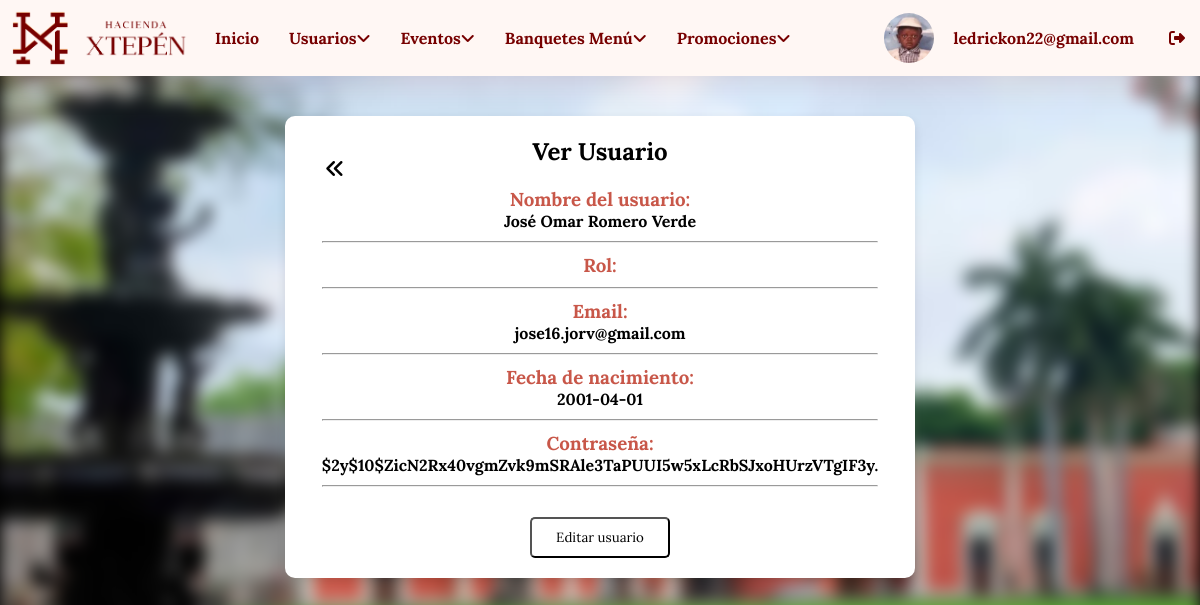
Page /login/ver.php?id=1 (signed in) on the committed database.
### tables this page shows
CREATE TABLE `usuarios` (
  `id_usuario` int(11) NOT NULL,
  `nombre_completo` varchar(100) DEFAULT NULL,
  `roles` varchar(50) NOT NULL,
  `email` varchar(50) DEFAULT NULL,
  `contrasena` varchar(255) DEFAULT NULL,
  `fecha_nacimiento` date DEFAULT NULL,
  `foto` varchar(255) DEFAULT NULL,
  `acc` int(11) NOT NULL
);

### login/ver.php (the view, shortened to what this page needs)
<!DOCTYPE html>
<html lang="es">
<head>
    <link rel="stylesheet" href="styles/stylever.css">
</head>
<body>
    <?php include "menu.php"?>
    <div class="container">
        <br>
    <div class="information">
        <h2>Ver Usuario</h2>
        <br>
        <a class="back" href="dashboard_usuarios.php?id=<?php echo $id_usuario; ?>"><i class="fa-solid fa-angles-left"></i></a>
        <?php
        require "conexion.php";
        $id_usuario = $_GET['id'];
        $verusuario = "SELECT * FROM usuarios WHERE id_usuario = '$id_usuario'";
        $resultado = mysqli_query($conectar, $verusuario);
        $fila = $resultado -> fetch_array();
        ?>
        <div class="contenedor_usuario">
            <h3>Nombre del usuario:</h3>
            <h4><?php echo $fila["nombre_completo"];?></h4>
            <hr>
            <h3>Rol:</h3>
            <hr>
            <h3>Email:</h3>
            <h4><?php echo $fila["email"];?></h4>
            <hr>
            <h3>Fecha de nacimiento:</h3>
            <h4><?php echo $fila["fecha_nacimiento"];?></h4>
            <hr>
            <h3>Contraseña:</h3>
            <h4><?php echo $fila["contrasena"];?></h4>
            <hr>
            <br>
            <a href="editar_usuario.php?id=<?php echo $fila['id_usuario']; ?>"><button class="btn2">Editar usuario</button></a>
        </div>
    </div>
</div>
</body>
</html>

### login/menu.php (shortened to what this page needs)
<?php
$usuario = $_SESSION['username'];
require "conexion.php";
$id_usuario = $_SESSION['id_usuario'];
$verusuario = "SELECT * FROM usuarios WHERE id_usuario = '$id_usuario'";
$resultado = mysqli_query($conectar, $verusuario);
$fila = $resultado -> fetch_array();
?>
<!DOCTYPE html>
<html lang="en">
<head>
    <link rel="stylesheet" href="styles/stylenavbar.css">
</head>
<body>
    <div class="container">
        <div class="tutorial">
            <ul>
                <div class="left-items">
                    <figure class="logo-left">
                        <img src="imagenes/xtepen-logo-750.gif" alt="">
                    </figure>
                    <li><a href="panel_administrativo.php">Inicio</a></li>
                    <li><a href="dashboard_usuarios.php">Usuarios<i class="fa fa-angle-down"></i>
                    </li>
                    <li><a href="dashboard_eventos.php">Eventos<i class="fa fa-angle-down"></i>
                    </li>
                    <li><a href="dashboard_banquetes.php">Banquetes Menú<i class="fa fa-angle-down"></i>
                    </li>
                    <li><a href="dashboard_promociones.php">Promociones<i class="fa fa-angle-down"></i>
                    </li>
                </div>
                <div class="right-items">
                <img id="fotoPerfil" class="ppic" src="<?php echo $fila["foto"]; ?>" alt="">
                    <li class="usuarioh4"><h4 class="usuarioh4"><?php echo $usuario; ?>
                </li>
                    <li><a href="salir.php"><i class="fa-solid fa-right-from-bracket"></i></a></li>
                </div>
            </ul>
        </div>
    </div>
</body>
</html>

### login/styles/stylever.css (style rules this page uses)
* { box-sizing: border-box; margin: 0; padding: 0; font-family: "Lora"; }
html, body { height: 100%; margin: 0; }
body { display: flex; flex-direction: column; background-color: black; }
body::before { content: ''; position: absolute; top: 0; left: 0; width: 100%; height: 100%; background-image: url(../imagenes/Xtepen_hacienda-cover-min.jpg); background-size: cover; background-position: center; filter: blur(8px); z-index: -1; }
.information { display: flex; position: relative; justify-content: center; align-items: center; margin:20px auto; padding: 20px; flex-direction: column; background-color: var(--Blanco); border-radius: 10px; max-width: 630px; box-shadow: 0px 4px 10px rgba(0, 0, 0, 0.1); }
.information h2 { margin: 0; }
hr { margin: 10px 0; }
.btn2 { margin: auto; width: 140px; padding: 10px; font-family: "Lora"; background-color: var(--Blanco); border-radius: 5px; }
.back { position: absolute; font-size: 20px; left: 40px; top: 40px; color: var(--Negro); }
.contenedor_usuario h3 { color: var(--Principal); }

### login/styles/stylenavbar.css (style rules this page uses)
* { box-sizing: border-box; margin: 0; padding: 0; }
.ppic { width: 50px; border-radius: 50px; margin: 10px 0; }
.ppic { width: 50px; border-radius: 50%; transition: transform 0.2s ease; cursor: pointer; }
.tutorial ul { font-size: 0; list-style-type: none; background-color: var(--Secundario); box-shadow: 0px 0px 40px #7700002d; }
.tutorial ul li { font-family: "Open Sans", sans-serif; font-size: 1rem; font-weight: 400; background-color: var(--Secundario); color: var(--Texto); display: inline-block; padding: 15px; position: relative; vertical-align: middle; }
.information { text-align: center; }
.tutorial a { text-decoration: none; color: var(--Texto); font-weight: 700; }
.usuarioh4 { color: var(--Texto); padding: 5px; }
ul { display: flex; justify-content: space-between; list-style-type: none; padding: 0; width: 100%; }
li { padding: 10px; }
.left-items { display: flex; align-items: center; }
.right-items { display: flex; align-items: center; }
.logo-left { width: 180px; margin: 10px ; }
.logo-left img { width: 100%; display: inline-block; }

### login/styles/colors.css (style rules this page uses)
:root { --Blanco: #fff; --Negro: #000; --GrisClaro: #ccc; --GrisOscuro: #333; --Principal: #c85749; --Secundario: #FFF7F4; --Texto: #770000; }

### rows in the picture
usuarios: foto (picture)
usuarios: nombre_completo "José Omar Romero Verde", email "jose16.jorv@gmail.com", fecha_nacimiento "2001-04-01", contrasena "$2y$10$ZicN2Rx40vgmZvk9mSRAle3TaPUUI5w5xLcRbSJxoHUrzVTgIF3y."

### other values in the picture
$usuario "ledrickon22@gmail.com"
